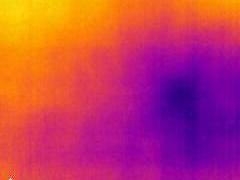
#> input picture images/MyRecord2021-11-19T125431028.avi-img-46.jpg, 240 x 180 px; its folder holds only this picture in this run
$ python Clusterer.py
#> lines starting #> are read from the running program, lines starting #| are printed output that depends on the picture
#!/usr/bin/env python
# coding: utf-8

import numpy as np
import cv2
import glob
import matplotlib.pyplot as plt
from sklearn.cluster import KMeans
from tqdm import tqdm

BASIC_PATH = "/images/"
IMAGE_WIDTH = 60
IMAGE_HEIGHT = 70


def cluster_and_arrange_image(img, n_clusters):
    X = img.reshape(-1,3)
    km = KMeans(n_clusters=n_clusters).fit(X)
    means = np.mean(km.cluster_centers_, axis=1)
    sorted_means = np.sort(means)
    n_pixels_per_cluster = int(IMAGE_HEIGHT * IMAGE_WIDTH / n_clusters)
    idxs = []
    for i in range(n_clusters):
        for j in range(n_clusters):
            if sorted_means[i] == means[j]:
                idxs.append(j)
                break
    segmented_arranged_img = []
    for i in range (n_clusters):
        cluster = X[km.labels_ == idxs[i]]
        if len(cluster) < n_pixels_per_cluster :
            ix = idxs[i]
            for i in range(len(cluster), n_pixels_per_cluster):
                cluster = np.append(cluster, km.cluster_centers_[ix:ix + 1], axis=0)
        else:
            cluster = cluster[:n_pixels_per_cluster]
        segmented_arranged_img.extend(np.uint8(cluster))
    segmented_arranged_img =  np.asarray(segmented_arranged_img)
    segmented_arranged_img = segmented_arranged_img.reshape(img.shape)
    return segmented_arranged_img , km.cluster_centers_


def read_and_cluster_images(src, dest, width, height):
#> called with src = '/images/*.jpg', dest = '/images/images/clustered/', width = 60, height = 70
    path = glob.glob(src)
    for i, file in enumerate(tqdm(path)):
        img = plt.imread(file)
#> img is the input picture: shape (180, 240, 3); mean R, G, B 192.3, 57.9, 95.2
        img = img[30:300,:,:]
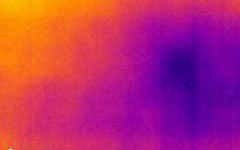
#> img: shape (150, 240, 3); mean R, G, B 181.8, 42.9, 109.2
        img = cv2.resize(img, (width,height))
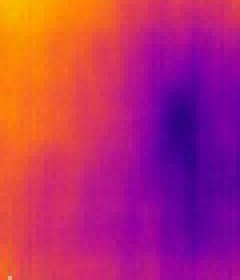
#> img: shape (70, 60, 3) (shown 4 times larger); mean R, G, B 181.7, 42.9, 109.2
        clustered_image, centers = cluster_and_arrange_image(img, 3)
#> in cluster_and_arrange_image, `means = np.mean(km.cluster_centers_, axis=1)`: means = [118.7, 93.6, 128.5]
#> in cluster_and_arrange_image, `sorted_means = np.sort(means)`: sorted_means = [93.6, 118.7, 128.5]
#> after the loop in cluster_and_arrange_image, `for i in range (n_clusters):`: ix = 2; segmented_arranged_img = 4200 items, first 6: [171, 14, 147], [164, 7, 148], [168, 11, 150], [171, 12, 148], [174, 14, 148], [169, 15, 146]
#> in cluster_and_arrange_image, `segmented_arranged_img = segmented_arranged_img.reshape(img.shape)`:
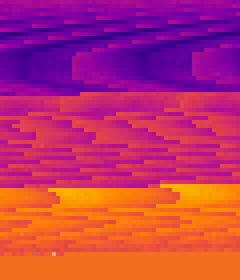
#> segmented_arranged_img: shape (70, 60, 3) (shown 4 times larger); mean R, G, B 188.9, 51.5, 98.8
#> centers = [[203.9, 41.19, 110.9], [122.4, 3.31, 155.1], [244, 110.1, 31.42]]
        index = file.rfind("\\")
        if index == -1:
            index = file.rfind("/")
        file_name = file[index + 1:]
        plt.imsave(dest + "_clustered_"+ file_name , clustered_image)
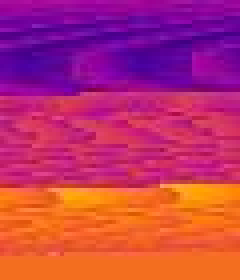
#> saved as _clustered_MyRecord2021-11-19T125431028.avi-img-46.jpg: shape (70, 60, 3) (shown 4 times larger); mean R, G, B 188.5, 52.2, 98.9
#         np.save(dest + "clusters/" + file_name, centers)


read_and_cluster_images(BASIC_PATH + "*.jpg"   ,BASIC_PATH + "images/clustered/", IMAGE_WIDTH, IMAGE_HEIGHT)
